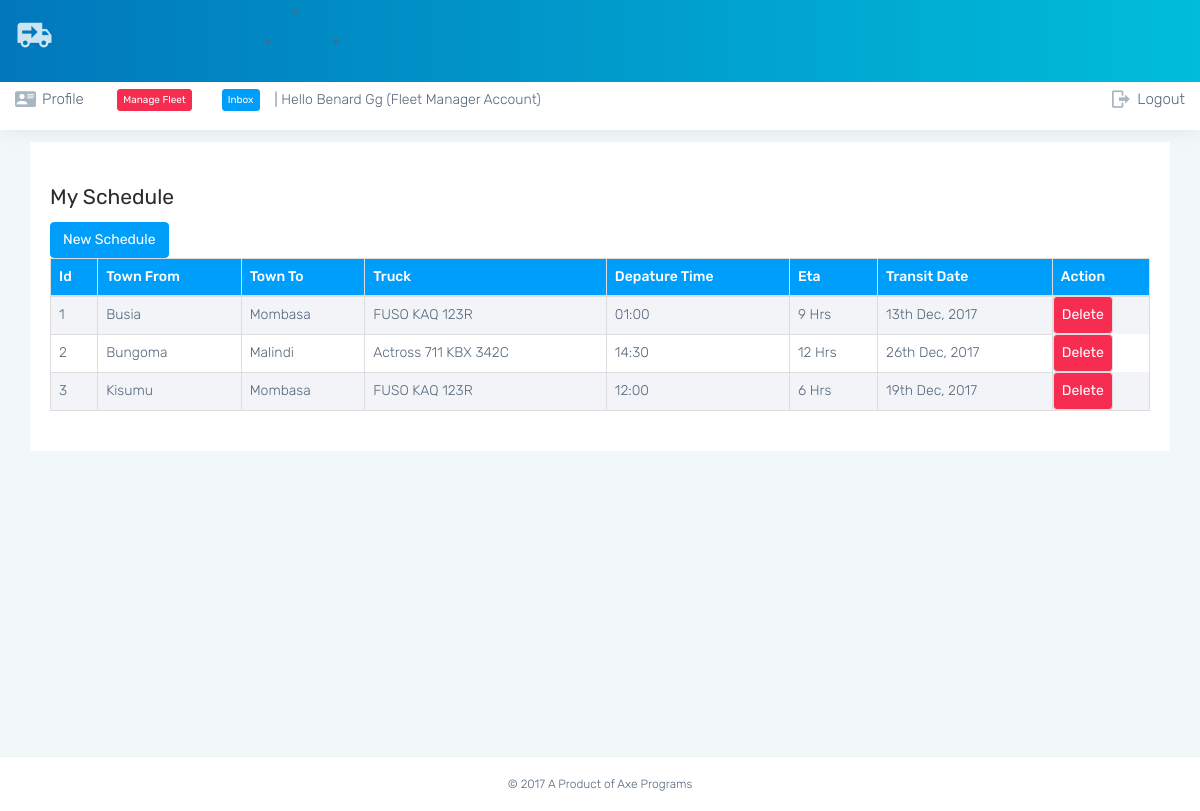
The page /old/truck_schedule.php (signed in) on the database its author committed.
### tables this page shows
CREATE TABLE `truck_schedule` (
  `id` int(9) NOT NULL AUTO_INCREMENT,
  `town_from` int(9) DEFAULT NULL,
  `truck_id` int(9) DEFAULT NULL,
  `town_to` int(9) DEFAULT NULL,
  `dep_time` varchar(32) DEFAULT NULL,
  `eta` int(9) DEFAULT NULL,
  `transit_date` varchar(32) DEFAULT NULL,
  `date` timestamp NOT NULL DEFAULT CURRENT_TIMESTAMP,
  PRIMARY KEY (`id`),
  UNIQUE KEY `truck_already_assigned_route` (`truck_id`,`town_from`,`town_to`,`transit_date`),
  UNIQUE KEY `truck_destination_error` (`truck_id`,`town_from`,`town_to`)
);

CREATE TABLE `truck_towns` (
  `id` int(9) NOT NULL AUTO_INCREMENT,
  `town` varchar(32) DEFAULT NULL,
  `date` timestamp NOT NULL DEFAULT CURRENT_TIMESTAMP,
  PRIMARY KEY (`id`)
);

### old/truck_schedule.php (the view, shortened to what this page needs)
<?php include 'head.php' ?>
<?php include 'nav.php' ?>
        <div class="page-wrapper">
            <div class="container">
 <div class="card card-outline-info" style="padding:20px 20px 20px 20px">
<h3 class='m-3'>My Schedule </h3>
<a href="./schedule.php"><button class="m-3 btn btn-info">New Schedule</button></a>
<?php
    $me =  $_SESSION[$ndk]["inside"]["id"];
    $sql = "
    select ts.id, tt.town as town_from, ttt.town as town_to, concat(t.name,' ',t.number_plate) as truck, ts.dep_time as depature_time, concat(ts.eta,' Hrs') as eta, date_format(ts.transit_date, '%D %b, %Y') as transit_date
    from truck_schedule as ts
    left join truck as t on t.id = ts.truck_id
    left join truck_towns as tt on tt.id = ts.town_from
    left join truck_towns as ttt on ttt.id = ts.town_to
    where t.user_id = '$me'";
    $data = get($sql);
    if(!empty($data)) {
        $ths = array_keys($data[0]);
        echo "<table class='table table-striped table-bordered'>";
        echo "<tr><thead class='bg-info'>"; foreach($ths as $th){ echo "<th style='color:#fff;'>".rx($th)."</th>"; }echo "<th style='color:#fff;'>Action</th>"; echo "</thead></tr>";
        echo "<tbody>";
        $x = 1;
        foreach($data as $tr=>$tds){
                echo "<tr>";
                $ids = array_shift($tds);
                array_unshift($tds, $x);
                foreach($tds as $td){ echo "<td>".$td."</td>"; }
                echo "<td class='btn btn-danger' id='$ids' onclick='delete_schedule(this.id)'>Delete</td>";
                echo "</tr>";
                $x++;
        }
        echo "</tbody>";
        echo "</table>";
    }
?>
</div>
</div>
</div>
<?php include 'footer.php' ?>

### rows shown on the page
truck_schedule: id "1", truck_towns.town "Busia", truck_towns.town "Mombasa", td "FUSO KAQ 123R", dep_time "01:00", td "9 Hrs", td "13th Dec, 2017"
truck_schedule: id "2", truck_towns.town "Bungoma", truck_towns.town "Malindi", td "Actross 711 KBX 342C", dep_time "14:30", td "12 Hrs", td "26th Dec, 2017"
truck_schedule: td "3", truck_towns.town "Kisumu", truck_towns.town "Mombasa", td "FUSO KAQ 123R", dep_time "12:00", td "6 Hrs", td "19th Dec, 2017"

### other values the page prints
$ref "Benard Gg"
$account "Fleet Manager"
rx($th) "Id"
rx($th) "Town From"
rx($th) "Town To"
rx($th) "Truck"
rx($th) "Depature Time"
rx($th) "Eta"
rx($th) "Transit Date"
